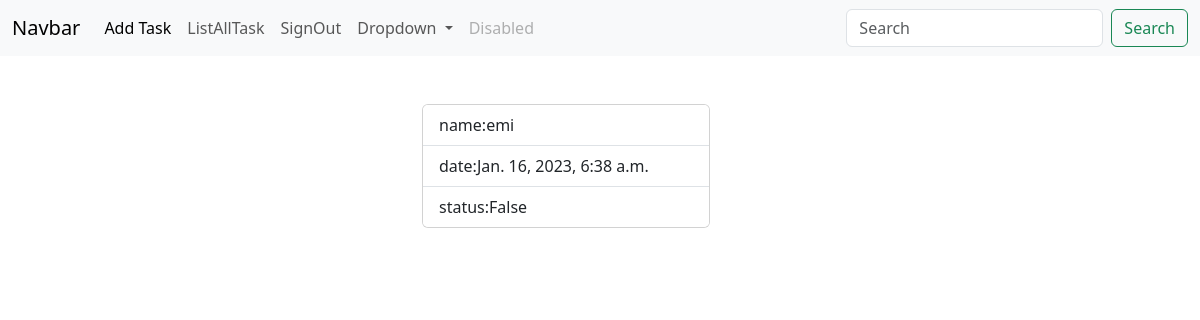
/tasks/detail/1 (signed in), run on the app's committed database.
### api/models.py (models this page shows, shortened)
class Tasks(models.Model):
    task_name=models.CharField(max_length=100)
    user=models.ForeignKey(User,on_delete=models.CASCADE)
    created_date=models.DateTimeField(auto_now_add=True)
    status=models.BooleanField(default=False)

### taskweb/views.py (the view)
# urls.py: path("tasks/detail/<int:id>",views.TaskDetailView.as_view(),name="task-detail"),
@method_decorator(signin_required,name="dispatch")
class TaskDetailView(View):
    def get(self,request,*args,**kwargs):
        id=kwargs.get("id")
        qs=Tasks.objects.get(id=id)
        return render(request,"task-detail.html",{"task":qs})

### taskweb/views.py (called while the page is built)
def signin_required(fn):
    def wrapper(request,*args,**kwargs):
        if not request.user.is_authenticated:
            return redirect("signin")
        else:
            return fn(request,*args,**kwargs)
    return wrapper

### taskweb/templates/task-detail.html
{%extends 'base.html'%}
{%block body%}
<div class="container">
    <div class="row mt-5">
        <div class="col-4"></div>
        <div class="col-4">
            <div class="card" style="width: 18rem;">
                <ul class="list-group list-group-flush">
                  <li class="list-group-item">name:{{task.task_name}}</li>
                  <li class="list-group-item">date:{{task.created_date}}</li>
                  <li class="list-group-item">status:{{task.status}}</li>
                </ul>
              </div>
        </div>
        <div class="col-4"></div>
    </div>
</div>
{%endblock%}

### data on the page
Tasks: task_name "emi", created_date "Jan. 16, 2023, 6:38 a.m.", status "False"
